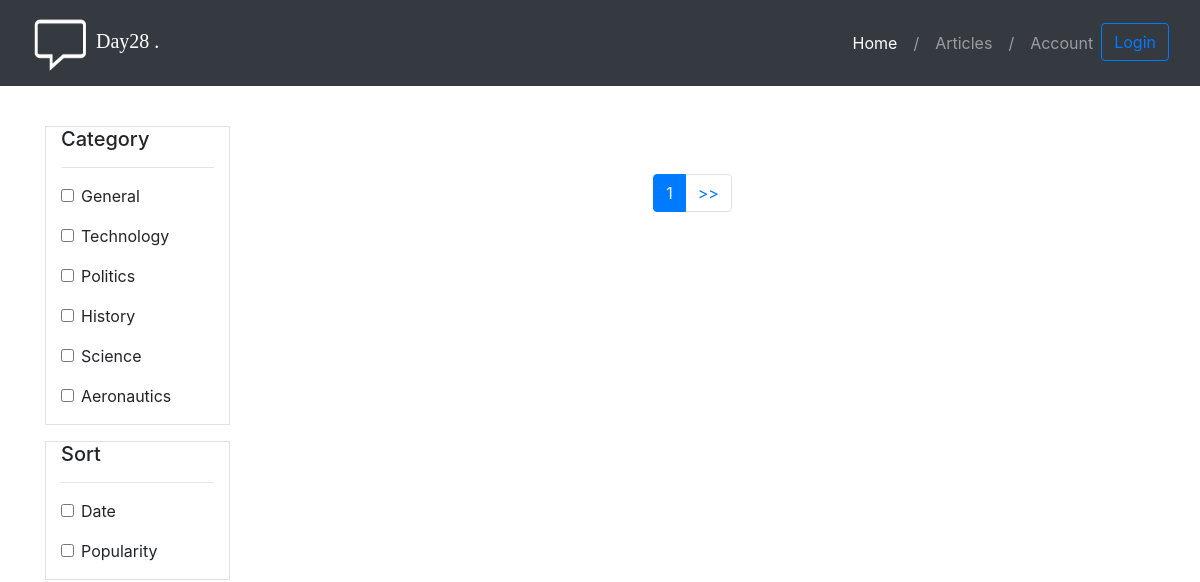
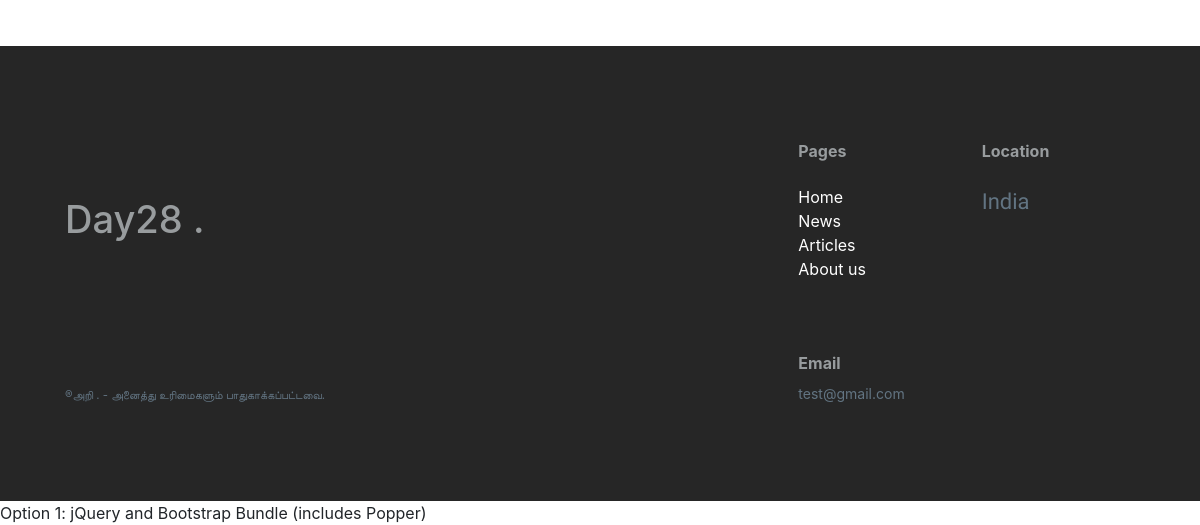
Before: /news/list/ with the older database file (2 pictures, top to bottom).
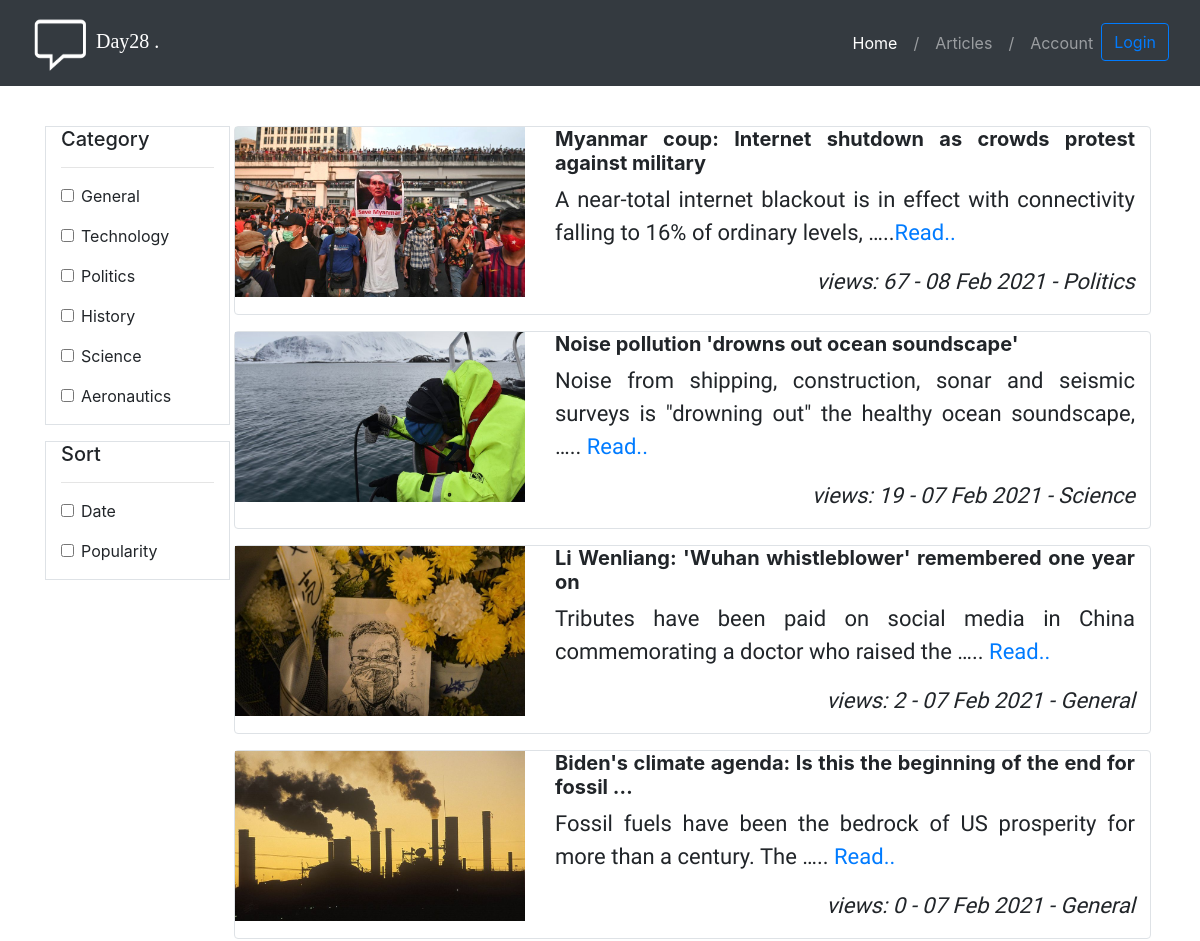
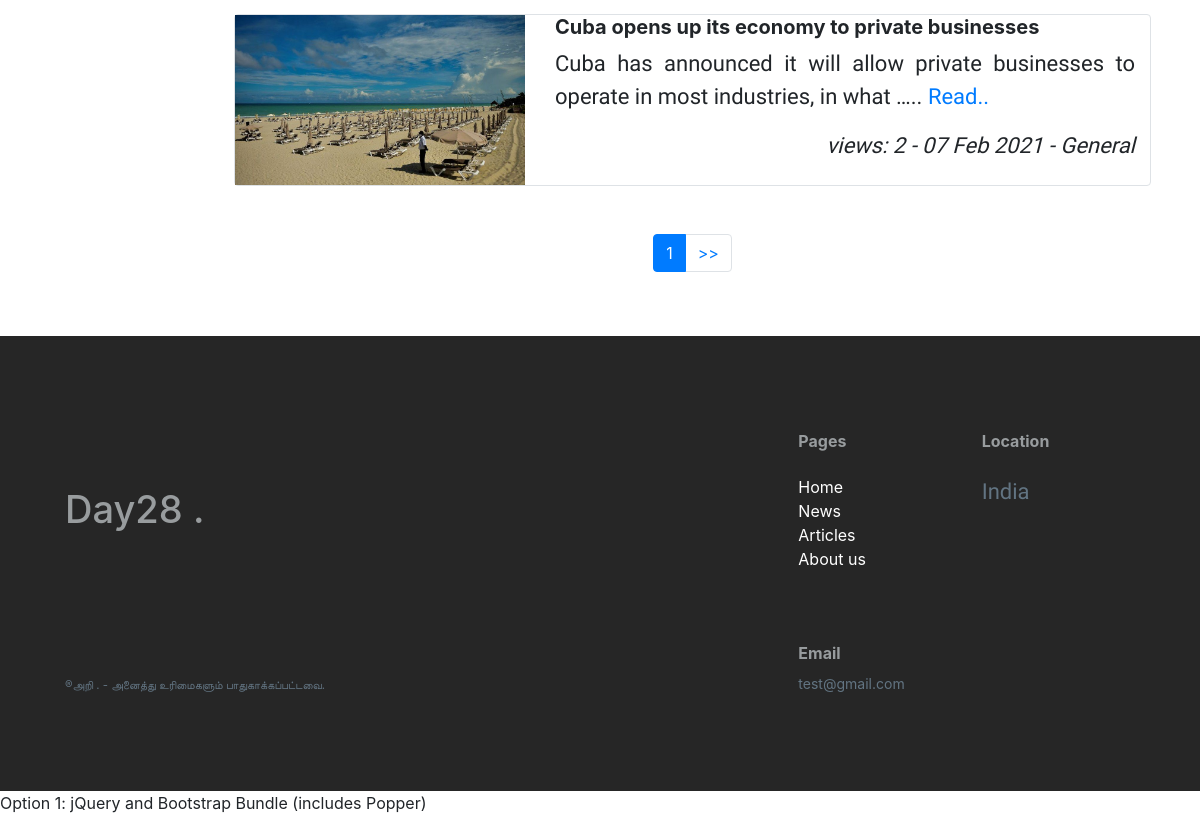
After: the same page with the newer database file (2 pictures, top to bottom).
### news/models.py (models this page shows, shortened)
class ArticleModel(models.Model):
    article_category_list=[('General','General'),('Technology','Technology'),('Politics','Politics'),('History','History'),('Science','Science'),('Aeronautics','Aeronautics')]
    article_header=models.CharField(blank=False,max_length=500)
    article_body = models.TextField(blank=False,max_length=10000)
    article_category = models.CharField(blank=False, max_length=500,default='General',choices=article_category_list)
    article_priority=models.IntegerField(blank=True)
    article_uploaded_date_time=models.DateTimeField(auto_now=True)
    uploader_ip_address=models.GenericIPAddressField(null=True,blank=True,max_length=100)
    carousel_image=models.ImageField(upload_to='images/%Y/%m/%d/%H%M%S', blank=True)
    image1=models.ImageField(upload_to='images/%Y/%m/%d/', blank=False,validators=[validate_image_file_extension])
    image2 = models.ImageField(upload_to='images/%Y/%m/%d/%H%M%S', blank=True,validators=[validate_image_file_extension])
    image3 = models.ImageField(upload_to='images/%Y/%m/%d/%H%M%S', blank=True,validators=[validate_image_file_extension])
    image4 = models.ImageField(upload_to='images/%Y/%m/%d/%H%M%S', blank=True,validators=[validate_image_file_extension])
    image5 = models.ImageField(upload_to='images/%Y/%m/%d/%H%M%S', blank=True,validators=[validate_image_file_extension])
    image6 = models.ImageField(upload_to='images/%Y/%m/%d/%H%M%S', blank=True,validators=[validate_image_file_extension])
    image7 = models.ImageField(upload_to='images/%Y/%m/%d/%H%M%S', blank=True,validators=[validate_image_file_extension])
    active_news = models.BooleanField(default=False)
    carousel_news = models.BooleanField(default=False)
    trending_news = models.BooleanField(default=False)
    article_views=models.IntegerField(default=0)
    class Meta:
        permissions = (
            ("can_edit_news", "Can edit news"),
            ("can_delete_news", "Can delete news"),
            ("can_view_news", "Can view news"),
            ("can_upload_news", "Can upload news"),
        )

### news/views.py (the view)
# urls.py: path('list/',news_view.list,name='list_news'),
def list(request):
    if request.method == 'POST':
        print('post method')
        print(request.POST.get('technology'))
        print('date: ',request.POST.get('date'))
        page = request.GET.get('pg')
        all_article_m,msg='',''
        filter_val={'general':request.POST.get('general'),'technology':request.POST.get('technology'),
                    'politics':request.POST.get('politics'),'history':request.POST.get('history'),
                    'science':request.POST.get('science'),'aeronautics':request.POST.get('aeronautics'),
                    'general1': request.POST.get('general1'), 'technology1': request.POST.get('technology1'),
                    'politics1': request.POST.get('politics1'), 'history1': request.POST.get('history1'),
                    'science1': request.POST.get('science1'), 'aeronautics1': request.POST.get('aeronautics1'),
                    'date':request.POST.get('date'),'popularity':request.POST.get('popularity'),
                    'date1':request.POST.get('date1'),'popularity1':request.POST.get('popularity1')}
        all_article_m1 = ArticleModel.objects.filter(article_category='Technology' if request.POST.get('technology') =='on' else None)
        all_article_m = ArticleModel.objects.filter(
                                                    Q(article_category='Technology' if request.POST.get('technology')  else None) |
                                                    Q(article_category='Politics' if request.POST.get('politics') else None) |
                                                    Q(article_category='History' if request.POST.get('history') else None) |
                                                    Q(article_category='Science' if request.POST.get('science') else None ) |
                                                    Q(article_category='General' if request.POST.get('general') else None ) |
                                                    Q(article_category='Technology' if request.POST.get('technology1') else None) |
                                                    Q(article_category='Politics' if request.POST.get('politics1') else None) |
                                                    Q(article_category='History' if request.POST.get('history1') else None) |
                                                    Q(article_category='Science' if request.POST.get('science1') else None) |
                                                    Q(article_category='General' if request.POST.get('general1') else None)
                                                    )
        print('article m before any filter: \n',all_article_m)
        print('article m 1 before any filter: \n', all_article_m1)
        if all_article_m:
            print('got value in article m')
            all_article_m = sort_articles(all_article_m, filter_val)
            print('page1:', page)
            if page is None:
                paginator = Paginator(all_article_m, 20)
                all_article_m = paginator.page(1)
            else:
                paginator = Paginator(all_article_m, 20
                                      )
                all_article_m = paginator.page(page)
            return render(request, 'list.html', {'all_article_m': all_article_m,'filter_val':filter_val})
        else:
            all_article_m = ArticleModel.objects.all().order_by('article_uploaded_date_time')
            all_article_m=sort_articles(all_article_m,filter_val)
            print('page1:', page)
            if page is None:
                paginator = Paginator(all_article_m, 20)
                all_article_m = paginator.page(1)
            else:
                paginator = Paginator(all_article_m, 20
                                      )
                all_article_m = paginator.page(page)
            msg= 'No articles available for the selected filter/filters'
            return render(request, 'list.html', {'all_article_m': all_article_m,'filter_val':filter_val,'msg':msg})
    else:
        print('get request')
        all_article_m = ArticleModel.objects.all().order_by('article_uploaded_date_time').reverse()
        page = request.GET.get('pg')
        if page is None:
            paginator = Paginator(all_article_m, 20)
            all_article_m=paginator.page(1)
        else:
            paginator = Paginator(all_article_m, 20
                                  )
            all_article_m = paginator.page(page)
        return render(request, 'list.html', {'all_article_m': all_article_m})

### news/templates/list.html (shortened to what this page needs)
{% extends 'base.html' %}
{% load static %}
{% load crispy_forms_tags %}
{% block upload %}
  	<div class="container mt-3">
		<div class="row">
			<div class="col-12 col-md-2 mt-4">
				<form method="post" id="form1">
					<div class="row">
						<div class="col-12 border">
							<div class="d-none d-md-block">
								<h5 class="">Category</h5>
								<hr class="">
								<div  class="" >
								<div class="form-group form-check">
									<label class="form-check-label">
										{% if filter_val.general%}
											<input class="form-check-input bg-primary " type="checkbox" name="general"  checked>
										{% else %}
											<input class="form-check-input" type="checkbox" name="general"   >
										{% endif %}
										General
									</label>
								</div>
								<div class="form-group form-check">
									<label class="form-check-label">
										{% if filter_val.technology %}
											<input class="form-check-input" type="checkbox" name="technology"  checked>
										{% else %}
											<input class="form-check-input" type="checkbox" name="technology"   >
										{% endif %}
										Technology
									</label>
								</div>
								<div class="form-group form-check">
									<label class="form-check-label">
										{% if filter_val.politics%}
											<input class="form-check-input" type="checkbox" name="politics"  checked>
										{% else %}
											<input class="form-check-input" type="checkbox" name="politics"   >
										{% endif %}
										Politics
									</label>
								</div>
								<div class="form-group form-check">
									<label class="form-check-label">
										{% if filter_val.history%}
											<input class="form-check-input" type="checkbox" name="history"  checked>
										{% else %}
											<input class="form-check-input" type="checkbox" name="history"   >
										{% endif %}
										History
									</label>
								</div>
								<div class="form-group form-check">
									<label class="form-check-label">
										{% if filter_val.science%}
											<input class="form-check-input" type="checkbox" name="science"  checked>
										{% else %}
											<input class="form-check-input" type="checkbox" name="science"   >
										{% endif %}
										Science
									</label>
								</div>
								<div class="form-group form-check">
									<label class="form-check-label">
										{% if filter_val.aeronautics%}
											<input class="form-check-input" type="checkbox" name="aeronautics"  checked>
										{% else %}
											<input class="form-check-input" type="checkbox" name="aeronautics"   >
										{% endif %}
										Aeronautics
									</label>
								</div>
							</div>
							</div>
						</div>
					</div>
					<div class="row mt-3">
						<div class="col-12 border">
							<div class="d-none d-md-block">
								<h5 class="d-none d-md-block">Sort</h5>
								<hr class="d-none d-md-block">
								<div id="" class="" >
								<div class="form-group form-check">
									<label class="form-check-label">
										{% if filter_val.date%}
											<input class="form-check-input bg-primary " type="checkbox" name="date"  checked>
										{% else %}
											<input class="form-check-input" type="checkbox" name="date"   >
										{% endif %}
										Date
									</label>
								</div>
								<div class="form-group form-check">
									<label class="form-check-label">
										{% if filter_val.popularity %}
											<input class="form-check-input" type="checkbox" name="popularity"  checked>
										{% else %}
											<input class="form-check-input" type="checkbox" name="popularity"   >
										{% endif %}
										Popularity
									</label>
								</div>
							</div>
							</div>
						</div>
					</div>
				</form>
			</div>
			<div class="col-12 col-md-10 mt-4 text-justify px-0">
				{% for article in all_article_m %}
				{% if forloop.counter == 1 %}
				<div class="row  mx-1  rounded border  white-color ">
					<div class="col-4 pl-0">
						<img src="{% static 'media/' %}{{article.image1 }}" class="list-image " alt="New York">
					</div>
					<div class="col-8">
						<h5 class="d-none d-md-block font-weight-bold">{{ article.article_header|truncatewords:"12" }}</h5>
						<p class="d-none d-md-block text-justify">
							{{ article.article_body|truncatewords:"15" }}..<a href="{% url 'show_news'%}?go={{article.pk }}&alt=article">Read..</a>
						</p>
						<p class="text-right">
							<i>views: {{ article.article_views }} - </i>
							<i>{{ article.article_uploaded_date_time| date:"d M Y"}} - </i>
							<i>{{ article.article_category }}</i>
						</p>
					</div>
				</div>
				{% else %}
				<div class="row  mx-1 my-3 rounded border  white-color">
					<div class="col-4 pl-0">
						<img src="{% static 'media/' %}{{article.image1 }}" class="list-image" alt="New York">
					</div>
					<div class="col-8">
						<h5 class="d-none d-md-block font-weight-bold">{{ article.article_header|truncatewords:"12" }}</h5>
						<p class="d-none d-md-block text-justify">
							{{ article.article_body|truncatewords:"15" }}..
							<a href="{% url 'show_news'%}?go={{article.pk }}&alt=article">Read..</a>
						</p>
						<p class="text-right">
							<i>views: {{ article.article_views }} - </i>
							<i>{{ article.article_uploaded_date_time| date:"d M Y"}} - </i>
							<i>{{ article.article_category }}</i>
						</p>
					</div>
				</div>
				{% endif %}
				{% endfor %}
				<ul class="pagination mt-5 justify-content-center">
					<li class="page-item active"><a class="page-link" href="?pg={{ all_article_m.number }}">{{ all_article_m.number}}</a></li>
					{% if all_article_m.has_next  %}
						<li class="page-item "><a class="page-link" href="?pg={{ all_article_m.next_page_number }}">>></a></li>
					{% else %}
						<li class="page-item "><a class="page-link" href="?pg={{ all_article_m.number }}">>></a></li>
					{% endif %}
				</ul>
			</div>
		</div>
	</div>
{% endblock upload %}

Changed rows visible on the page:
added ArticleModel: image1 (picture), article_header "Myanmar coup: Internet shutdown as crowds protest against military", article_body "A near-total internet blackout is in effect with connectivity falling to 16% of ordinary levels, …", article_views "67", article_uploaded_date_time "08 Feb 2021", article_category "Politics"
added ArticleModel: image1 (picture), article_header "Noise pollution 'drowns out ocean soundscape'", article_body "Noise from shipping, construction, sonar and seismic surveys is \"drowning out\" the healthy ocean soundscape, …", article_views "19", article_uploaded_date_time "07 Feb 2021", article_category "Science"
added ArticleModel: image1 (picture), article_header "Li Wenliang: 'Wuhan whistleblower' remembered one year on", article_body "Tributes have been paid on social media in China commemorating a doctor who raised the …", article_views "2", article_uploaded_date_time "07 Feb 2021", article_category "General"
added ArticleModel: image1 (picture), article_header "Biden's climate agenda: Is this the beginning of the end for fossil …", article_body "Fossil fuels have been the bedrock of US prosperity for more than a century. The …", article_views "0", article_uploaded_date_time "07 Feb 2021", article_category "General"
added ArticleModel: image1 (picture), article_header "Cuba opens up its economy to private businesses", article_body "Cuba has announced it will allow private businesses to operate in most industries, in what …", article_views "2", article_uploaded_date_time "07 Feb 2021", article_category "General"
